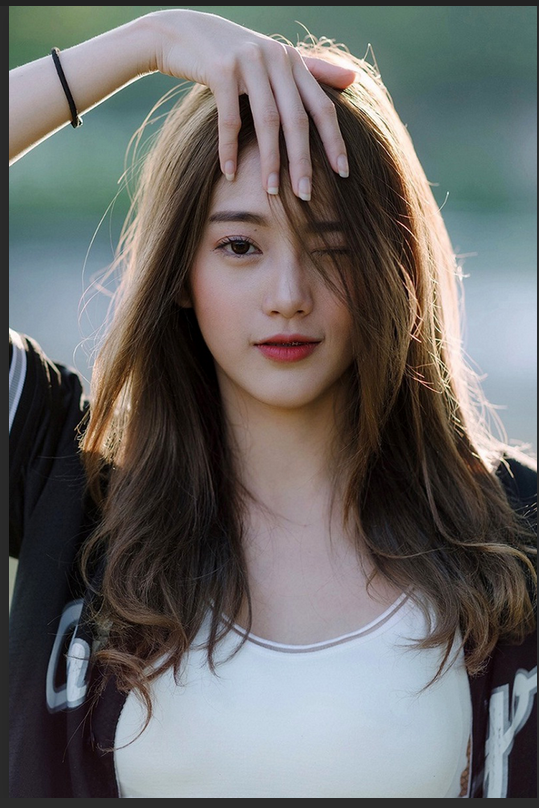
#> input picture girl.png, 539 x 808 px, found by its file name
$ python 2.color_histogram.py
#> lines starting #> are read from the running program, lines starting #| are printed output that depends on the picture
import matplotlib.pyplot as plt
import argparse
import cv2
import imutils

ap = argparse.ArgumentParser()
ap.add_argument("-i", "--image", type=str, default="E:\ComputerVision\PyImageSearch\Opencv\girl.png", help="Path to image")
args = vars(ap.parse_args())

image = cv2.imread(args["image"])
#> image is the input picture: shape (808, 539, 3); mean B, G, R 103.1, 104.4, 105.7

chans = cv2.split(image)
colors = ('b', 'g', 'r')
plt.figure()
plt.title("Flattened color histogram")
plt.xlabel("Bins")
plt.ylabel("# of pixels")

# loop over the image channels
for (chan, color) in zip(chans, colors):
    hist = cv2.calcHist([chan], [0], None, [256], [0, 256])
    plt.plot(hist, color=color)
    plt.xlim([0, 256])
#> this loop made 3 passes
#> color on passes 1 to 3: 'b', 'g', 'r'

# create a new figure and then plot a 2D color histogram for the green and blue channels
fig = plt.figure()
ax = fig.add_subplot(131)
hist = cv2.calcHist([chans[1], chans[0]], [0, 1], None, [32, 32], [0, 256, 0, 256])
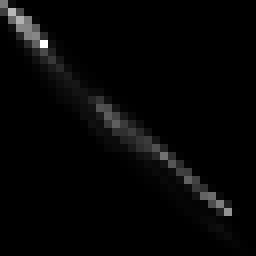
#> hist: shape (32, 32) float32 (shown 8 times larger); min 0, max 17755, mean 425.3; drawn with min black and max white
p = ax.imshow(hist, interpolation="nearest")
ax.set_title("2D G and B")
plt.colorbar(p)

# plot 2D color histogram for green and red channels
ax = fig.add_subplot(132)
hist = cv2.calcHist([chans[1], chans[2]], [0, 1], None, [32, 32], [0, 256, 0, 256])
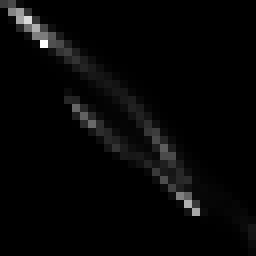
#> hist: shape (32, 32) float32 (shown 8 times larger); min 0, max 16491, mean 425.3; drawn with min black and max white
p = ax.imshow(hist, interpolation="nearest")
ax.set_title("2D for G and R")
plt.colorbar(p)

# plot 2D histogram for blue and red
ax = fig.add_subplot(133)
hist = cv2.calcHist([chans[0], chans[2]], [0, 1], None, [32, 32], [0, 256, 0, 256])
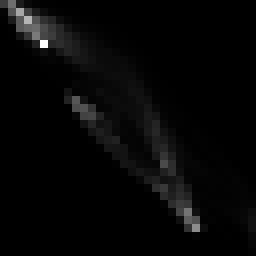
#> hist: shape (32, 32) float32 (shown 8 times larger); min 0, max 15610, mean 425.3; drawn with min black and max white
p = ax.imshow(hist, interpolation="nearest")
ax.set_title("2D for B and R")
plt.colorbar(p)

print(f"2D histogram shape: {hist.shape}, with {hist.flatten().shape[0]} values")
#| 2D histogram shape: (32, 32), with 1024 values

hist = cv2.calcHist([image], [0,1,2], None, [8,8,8], [0, 256, 0, 256, 0, 256])
print(f"3D histogram shape: {hist.shape}, with {hist.flatten().shape[0]}")
#| 3D histogram shape: (8, 8, 8), with 512

# display the original input image
plt.figure()
plt.axis("off")
plt.imshow(imutils.opencv2matplotlib(image))

plt.show()
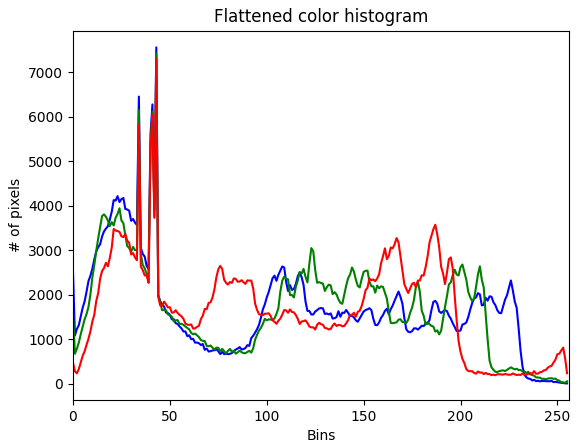
#> figure drawn by matplotlib, 1 panel; curve peaks at x = 43, y = 7555; curve peaks at x = 43, y = 7419; curve peaks at x = 43, y = 7315
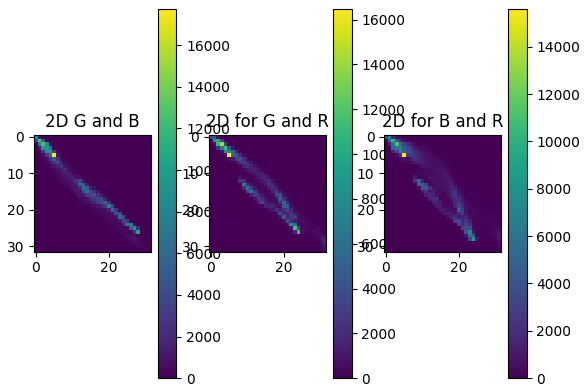
#> figure drawn by matplotlib, 6 panels
